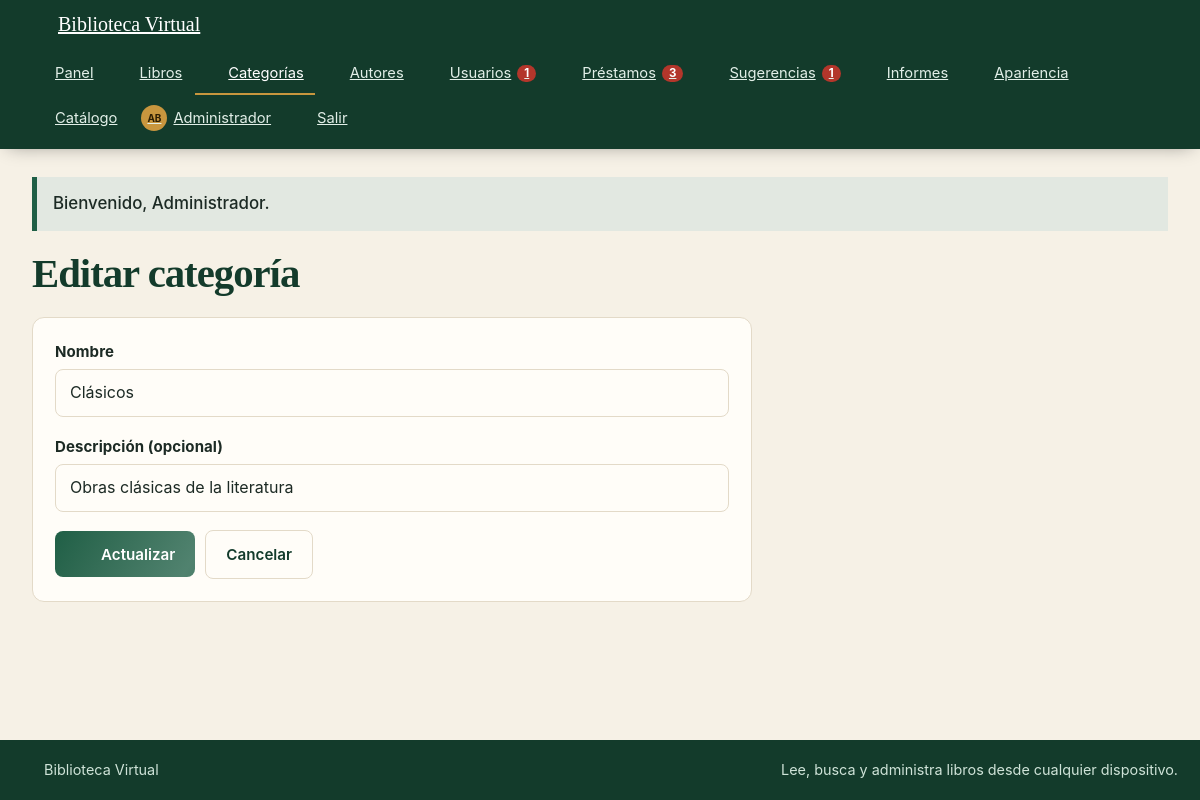
Page /categoria_form.php?id=2 (signed in) on the committed database.
### tables this page shows
CREATE TABLE usuarios (
  id INT NOT NULL AUTO_INCREMENT,
  nombre VARCHAR(80) NOT NULL,
  apellido VARCHAR(80) NOT NULL,
  correo VARCHAR(120) NOT NULL,
  telefono VARCHAR(20) NOT NULL,
  fecha_nacimiento DATE NOT NULL,
  clave VARCHAR(255) NOT NULL,
  rol ENUM('admin','bibliotecario','lector') NOT NULL DEFAULT 'lector',
  activo TINYINT(1) NOT NULL DEFAULT 1,
  foto VARCHAR(80) DEFAULT NULL,
  tema ENUM('auto','claro','oscuro') NOT NULL DEFAULT 'auto',
  edad_editable TINYINT(1) NOT NULL DEFAULT 0,
  cambiar_clave TINYINT(1) NOT NULL DEFAULT 0,
  creado_en TIMESTAMP NOT NULL DEFAULT CURRENT_TIMESTAMP,
  PRIMARY KEY (id),
  UNIQUE KEY uq_usuarios_correo (correo)
);

CREATE TABLE categorias (
  id INT NOT NULL AUTO_INCREMENT,
  nombre VARCHAR(60) NOT NULL,
  descripcion VARCHAR(200) DEFAULT NULL,
  PRIMARY KEY (id),
  UNIQUE KEY uq_categorias_nombre (nombre)
);

### categoria_form.php (the view, shortened to what this page needs)
<?php
require_once 'seguridad.php';
exigir_admin();
$cn = db();
$id = (int)(isset($_REQUEST['id']) ? $_REQUEST['id'] : 0);
$d = array('nombre' => '', 'descripcion' => '');
if ($id > 0) {
    $actual = fila($cn, 'SELECT nombre, descripcion FROM categorias WHERE id = ?', 'i', array($id));
    $d = array('nombre' => $actual['nombre'], 'descripcion' => (string)$actual['descripcion']);
}
$titulo = $id > 0 ? 'Editar categoría' : 'Nueva categoría';
require 'cabecera.php';
?>
<h1><?php echo e($titulo); ?></h1>
<form class="formulario panel" method="post">
  <div><label for="nombre">Nombre</label><input id="nombre" type="text" name="nombre" required maxlength="60" value="<?php echo e($d['nombre']); ?>"></div>
  <div><label for="descripcion">Descripción (opcional)</label><input id="descripcion" type="text" name="descripcion" maxlength="200" value="<?php echo e($d['descripcion']); ?>"></div>
  <div class="acciones"><button class="btn" type="submit"><?php echo icono('check', 18); ?> <?php echo $id > 0 ? 'Actualizar' : 'Guardar'; ?></button><a class="btn btn-claro" href="categorias.php">Cancelar</a></div>
</form>
<?php require 'pie.php'; ?>

### seguridad.php (shortened to what this page needs)
<?php
function e($v) {
    return htmlspecialchars((string)$v, ENT_QUOTES, 'UTF-8');
}
function logueado() {
    return !empty($_SESSION['usuario_id']);
}
function consulta($cn, $sql, $tipos = '', $params = array()) {
    $st = $cn->prepare($sql);
    if ($tipos !== '') {
        $args = array($tipos);
        foreach ($params as $k => $v) { $args[] = &$params[$k]; }
        call_user_func_array(array($st, 'bind_param'), $args);
    }
    $st->execute();
    $filas = array();
    $meta = $st->result_metadata();
    if ($meta) {
        if (method_exists($st, 'get_result')) {
            $r = $st->get_result();
            while ($f = $r->fetch_assoc()) { $filas[] = $f; }
        }
    }
    return $filas;
}
function fila($cn, $sql, $tipos = '', $params = array()) {
    $f = consulta($cn, $sql, $tipos, $params);
    return $f ? $f[0] : null;
}
function usuario_actual() {
    static $u = false;
    if ($u === false) {
        $u = null;
        if (logueado()) {
            $u = fila(db(), 'SELECT id, nombre, apellido, rol, activo, foto, tema, cambiar_clave FROM usuarios WHERE id = ?', 'i', array((int)$_SESSION['usuario_id']));
        }
    }
    return $u;
}
function exigir_login() {
    $u = usuario_actual();
}
function exigir_admin() {
    exigir_login();
}
function avatar_html($u, $tam = 34) {
    $nombre = isset($u['nombre']) ? $u['nombre'] : '?';
    $apellido = isset($u['apellido']) ? $u['apellido'] : '';
    $ini = mb_strtoupper(mb_substr($nombre, 0, 1) . mb_substr($apellido, 0, 1));
    return '<span class="avatar avatar-ini" style="width:' . (int)$tam . 'px;height:' . (int)$tam . 'px;font-size:' . (int)($tam * 0.4) . 'px">' . e($ini) . '</span>';
}
function icono($nombre, $tam = 18) {
    $trazo = isset($p[$nombre]) ? $p[$nombre] : $p['libro'];
    return '<svg class="ico" width="' . (int)$tam . '" height="' . (int)$tam . '" viewBox="0 0 24 24" fill="none" stroke="currentColor" stroke-width="2" stroke-linecap="round" stroke-linejoin="round" aria-hidden="true">' . $trazo . '</svg>';
}

### estilos.css (style rules this page uses)
:root { --primario:#1f5f46;--acento:#c8963e;--fondo-personalizado:#f6f1e6;--fondo-osc-personalizado:#101a16;--fondo:var(--fondo-personalizado);--fondo-osc:var(--fondo-osc-personalizado);--papel:#fffdf8;--texto:#1c2a24;--suave:#6a736e;--borde:#e3dac8;--primario-osc:#133d2d;--primario-cl:#e6f1ea;--acento-osc:#a47521;--rojo:#b3362b;--rojo-cl:#fbe6e3;--azul:#245a8d;--azul-cl:#e3eef8;--amarillo-cl:#fff3d6;--sombra:0 10px 30px -14px rgba(19,61,45,.35);--fs:1rem;--radio:0 }
* { box-sizing:border-box }
html { scroll-behavior:smooth;-webkit-text-size-adjust:100%;text-size-adjust:100% }
body { margin:0;font-family:"Segoe UI",Roboto,Helvetica,Arial,sans-serif;background:var(--fondo);color:var(--texto);line-height:1.55;min-height:100vh;min-height:100dvh;display:flex;flex-direction:column;font-size:var(--fs);overflow-wrap:anywhere }
img,svg { max-width:100% }
a { color:var(--primario) }
h1,h2,h3 { font-family:Georgia,"Times New Roman",serif;line-height:1.2;margin:0 0 .5em;color:var(--primario-osc);font-size:revert }
h1 { font-size:clamp(1.5rem,1.1rem + 1.6vw,2.2rem) }
.ico { vertical-align:-3px;flex:none }
.avatar { border-radius:50%;object-fit:cover;vertical-align:middle;flex:none }
.avatar-ini { display:inline-flex;align-items:center;justify-content:center;background:var(--acento);color:#2b1d03;font-weight:700 }
.btn { display:inline-flex;align-items:center;justify-content:center;gap:8px;border:0;border-radius:0;background:var(--primario);color:#fff!important;padding:11px 20px;font-size:.95rem;font-weight:600;cursor:pointer;position:relative;overflow:hidden;isolation:isolate;text-decoration:none;font-family:inherit;min-height:40px;transition:transform .25s ease,box-shadow .25s ease,filter .25s ease,background-position .45s ease }
.btn::after { content:"";position:absolute;top:0;bottom:0;left:-80%;width:50%;background:linear-gradient(110deg,transparent,rgba(255,255,255,.5),transparent);transform:skewX(-20deg);transition:left .55s ease;pointer-events:none }
.btn-claro { background:var(--papel);color:var(--primario-osc)!important;border:1px solid var(--borde) }
.panel { background:var(--papel);border:1px solid var(--borde);padding:clamp(14px,3vw,22px);margin-bottom:22px }
label { display:block;font-weight:600;font-size:.9rem;margin-bottom:4px }
input[type=text],input[type=email],input[type=password],input[type=number],input[type=date],input[type=search],input[type=file],select,textarea { width:100%;padding:10px 12px;border:1px solid var(--borde);background:var(--papel);color:var(--texto);font-size:1rem;font-family:inherit;border-radius:0;transition:border-color .2s,box-shadow .2s;min-height:42px }
.formulario { display:grid;gap:16px;max-width:720px }
.acciones { display:flex;gap:10px;flex-wrap:wrap;align-items:center }
:root { --fuente-cuerpo:"Inter","Segoe UI",Roboto,Helvetica,Arial,sans-serif; --fuente-titulos:"Georgia","Times New Roman",serif; --texto-xs:clamp(.74rem,.7rem + .12vw,.82rem); --texto-sm:clamp(.86rem,.82rem + .16vw,.94rem); --texto-base:clamp(.96rem,.92rem + .18vw,1.06rem); --texto-lg:clamp(1.12rem,1.02rem + .42vw,1.32rem); --texto-xl:clamp(1.38rem,1.18rem + .8vw,1.85rem); --texto-2xl:clamp(1.8rem,1.35rem + 1.6vw,2.65rem); --texto-3xl:clamp(2.25rem,1.55rem + 2.8vw,3.65rem); }
body { font-family:var(--fuente-cuerpo);font-size:var(--texto-base);line-height:1.65 }
h1 { font-size:var(--texto-2xl);line-height:1.12;letter-spacing:-.025em }
label { font-size:var(--texto-sm);font-weight:700;letter-spacing:.005em }
.formulario { gap:18px }
.formulario>div,.formulario .doble>div { min-width:0 }
input[type=text],input[type=email],input[type=password],input[type=number],input[type=date],input[type=search],input[type=file],select,textarea { border-radius:8px;min-height:48px;padding:12px 14px;line-height:1.35 }
.btn { border-radius:8px;min-height:46px }
.panel,.tarjeta-libro,.dato,.franja-datos,.destacado-editorial { border-radius:12px }

### rows in the picture
usuarios: ini "AB"
categorias: nombre "Clásicos", descripcion "Obras clásicas de la literatura"

### other values in the picture
$cab_cfg['nombre_sitio'] "Biblioteca Virtual"
$cab_item[1] "Panel"
$cab_item[1] "Libros"
$cab_item[1] "Categorías"
$cab_item[1] "Autores"
$cab_item[1] "Usuarios"
$cab_item[4] "1"
$cab_item[1] "Préstamos"
$cab_item[4] "3"
$cab_item[1] "Sugerencias"
$cab_item[1] "Informes"
$cab_item[1] "Apariencia"
$cab_item[1] "Catálogo"
$_SESSION['nombre'] "Administrador"
$_SESSION['flash'][1] "Bienvenido, Administrador."
